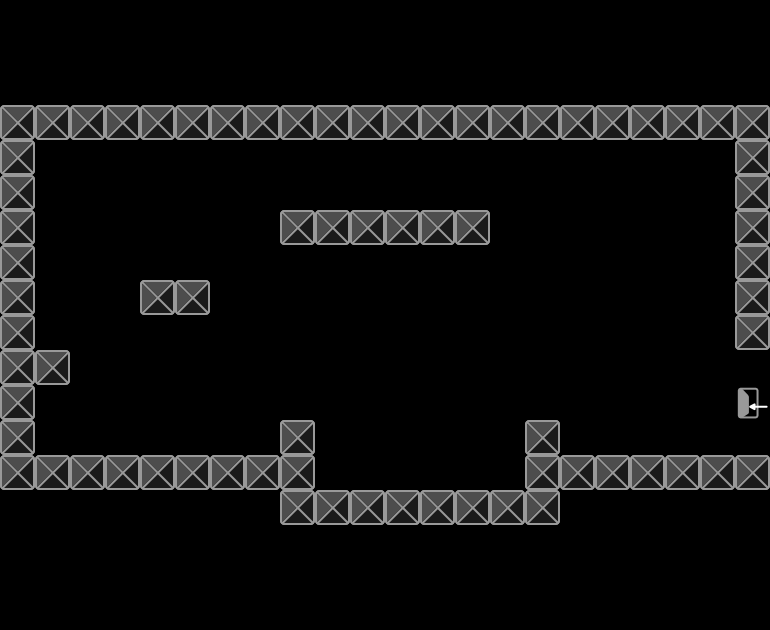

Tiled map render using the project's own tile images. Description and the map definition, with tile-layer contents summarised, below:
An orthogonal 22x18 tile map with 35x35 px tiles, 2 tile layers (platforms, exit).

<map version="1.0" orientation="orthogonal" renderorder="right-down" width="22" height="18" tilewidth="35" tileheight="35">
 <tileset firstgid="1" name="tile" tilewidth="35" tileheight="35">
  <image source="tile.png" width="70" height="35" />
 </tileset>
 <layer name="platforms" width="22" height="18">
  <data>[396 cells, 72 non-empty, 1 distinct tile ids]</data>
 </layer>
 <layer name="exit" width="22" height="18">
  <data>[396 cells, 1 non-empty, 1 distinct tile ids]</data>
 </layer>
</map>
